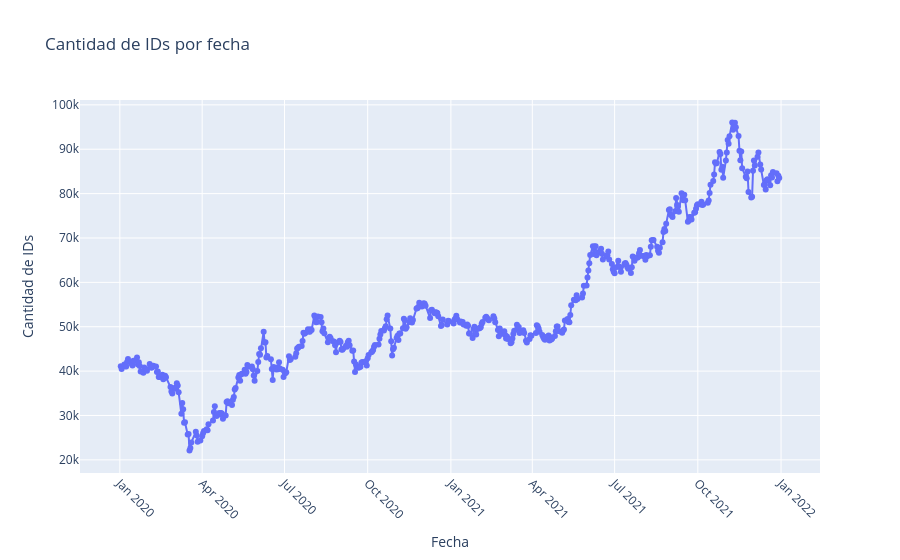

Notebook cell for this chart:
### Code cell
# Agrupar por fecha y contar ids

fig = px.line(
    df_merval,
    x="Date",
    y="Merval",
    markers=True,
    title="Cantidad de IDs por fecha"
)

fig.update_layout(
    xaxis_title="Fecha",
    yaxis_title="Cantidad de IDs",
    xaxis=dict(tickangle=45)
)

fig.show()

### Figure 1 — Plotly figure (JSON) as saved in the notebook; plotly's stock layout.template omitted (floating-point values rounded to 4 significant figures; data arrays with more than 128 entries replaced by an {"elided": "..."} marker saying what was removed)
{"data": [{"hovertemplate": "Date=%{x}<br>Merval=%{y}<extra></extra>", "legendgroup": "", "line": {"color": "#636efa", "dash": "solid"}, "marker": {"symbol": "circle"}, "mode": "lines+markers", "name": "", "orientation": "v", "showlegend": false, "type": "scatter", "x": {"elided": "485 str values"}, "xaxis": "x", "y": {"elided": "485 float values"}, "yaxis": "y"}], "layout": {"legend": {"tracegroupgap": 0}, "title": {"text": "Cantidad de IDs por fecha"}, "xaxis": {"anchor": "y", "domain": [0, 1], "tickangle": 45, "title": {"text": "Fecha"}}, "yaxis": {"anchor": "x", "domain": [0, 1], "title": {"text": "Cantidad de IDs"}}}}
